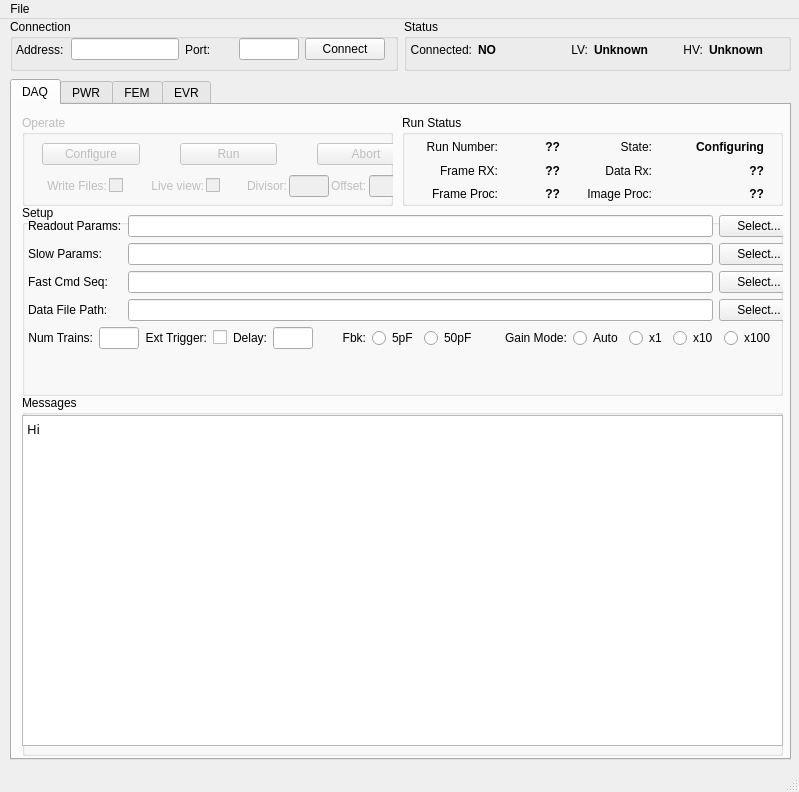
<?xml version="1.0" encoding="UTF-8"?>
<ui version="4.0">
 <class>MainWindow</class>
 <widget class="QMainWindow" name="MainWindow">
  <property name="geometry">
   <rect>
    <x>0</x>
    <y>0</y>
    <width>799</width>
    <height>792</height>
   </rect>
  </property>
  <property name="windowTitle">
   <string>STFC LPD Readout GUI</string>
  </property>
  <property name="statusTip">
   <string/>
  </property>
  <widget class="QWidget" name="centralwidget">
   <widget class="QTabWidget" name="verticalTabWidget">
    <property name="geometry">
     <rect>
      <x>10</x>
      <y>60</y>
      <width>781</width>
      <height>681</height>
     </rect>
    </property>
    <property name="currentIndex">
     <number>0</number>
    </property>
    <widget class="QWidget" name="daqTab">
     <attribute name="title">
      <string>DAQ</string>
     </attribute>
     <widget class="QGroupBox" name="setupGroupBox">
      <property name="geometry">
       <rect>
        <x>10</x>
        <y>100</y>
        <width>761</width>
        <height>191</height>
       </rect>
      </property>
      <property name="title">
       <string>Setup</string>
      </property>
      <widget class="QWidget" name="verticalLayoutWidget_2">
       <property name="geometry">
        <rect>
         <x>0</x>
         <y>10</y>
         <width>783</width>
         <height>171</height>
        </rect>
       </property>
       <layout class="QVBoxLayout" name="verticalLayout_3">
        <property name="leftMargin">
         <number>6</number>
        </property>
        <property name="rightMargin">
         <number>6</number>
        </property>
        <item>
         <layout class="QGridLayout" name="gridLayout">
          <property name="horizontalSpacing">
           <number>6</number>
          </property>
          <item row="2" column="1">
           <widget class="QLineEdit" name="fastParamEdit">
            <property name="readOnly">
             <bool>true</bool>
            </property>
           </widget>
          </item>
          <item row="2" column="0">
           <widget class="QLabel" name="fastParamLabel">
            <property name="sizePolicy">
             <sizepolicy hsizetype="Fixed" vsizetype="Preferred">
              <horstretch>0</horstretch>
              <verstretch>0</verstretch>
             </sizepolicy>
            </property>
            <property name="maximumSize">
             <size>
              <width>100</width>
              <height>16777215</height>
             </size>
            </property>
            <property name="text">
             <string>Fast Cmd Seq:</string>
            </property>
           </widget>
          </item>
          <item row="1" column="1">
           <widget class="QLineEdit" name="slowParamEdit">
            <property name="readOnly">
             <bool>true</bool>
            </property>
           </widget>
          </item>
          <item row="1" column="0">
           <widget class="QLabel" name="slowParamLabel">
            <property name="sizePolicy">
             <sizepolicy hsizetype="Fixed" vsizetype="Preferred">
              <horstretch>0</horstretch>
              <verstretch>0</verstretch>
             </sizepolicy>
            </property>
            <property name="maximumSize">
             <size>
              <width>100</width>
              <height>16777215</height>
             </size>
            </property>
            <property name="text">
             <string>Slow Params:</string>
            </property>
           </widget>
          </item>
          <item row="2" column="2">
           <widget class="QPushButton" name="fastParamBtn">
            <property name="text">
             <string>Select...</string>
            </property>
           </widget>
          </item>
          <item row="3" column="1">
           <widget class="QLineEdit" name="dataPathEdit">
            <property name="readOnly">
             <bool>true</bool>
            </property>
           </widget>
          </item>
          <item row="3" column="2">
           <widget class="QPushButton" name="dataPathBtn">
            <property name="text">
             <string>Select...</string>
            </property>
           </widget>
          </item>
          <item row="0" column="2">
           <widget class="QPushButton" name="readoutParamBtn">
            <property name="text">
             <string>Select...</string>
            </property>
           </widget>
          </item>
          <item row="1" column="2">
           <widget class="QPushButton" name="slowParamBtn">
            <property name="text">
             <string>Select...</string>
            </property>
           </widget>
          </item>
          <item row="0" column="0">
           <widget class="QLabel" name="readoutParamLabel">
            <property name="sizePolicy">
             <sizepolicy hsizetype="Fixed" vsizetype="Preferred">
              <horstretch>0</horstretch>
              <verstretch>0</verstretch>
             </sizepolicy>
            </property>
            <property name="maximumSize">
             <size>
              <width>100</width>
              <height>16777215</height>
             </size>
            </property>
            <property name="text">
             <string>Readout Params:</string>
            </property>
           </widget>
          </item>
          <item row="0" column="1">
           <widget class="QLineEdit" name="readoutParamEdit">
            <property name="readOnly">
             <bool>true</bool>
            </property>
           </widget>
          </item>
          <item row="3" column="0">
           <widget class="QLabel" name="dataPathLabel">
            <property name="sizePolicy">
             <sizepolicy hsizetype="Fixed" vsizetype="Preferred">
              <horstretch>0</horstretch>
              <verstretch>0</verstretch>
             </sizepolicy>
            </property>
            <property name="maximumSize">
             <size>
              <width>100</width>
              <height>16777215</height>
             </size>
            </property>
            <property name="text">
             <string>Data File Path:</string>
            </property>
           </widget>
          </item>
         </layout>
        </item>
        <item>
         <layout class="QGridLayout" name="gridLayout_12">
          <item row="1" column="12">
           <widget class="QRadioButton" name="gainModeAutoSel">
            <property name="text">
             <string>Auto</string>
            </property>
            <attribute name="buttonGroup">
             <string>gainOverrideButtonGroup</string>
            </attribute>
           </widget>
          </item>
          <item row="1" column="8">
           <widget class="QRadioButton" name="pixelFbk5Sel">
            <property name="text">
             <string>5pF</string>
            </property>
            <attribute name="buttonGroup">
             <string>pixelFbkButtonGroup</string>
            </attribute>
           </widget>
          </item>
          <item row="1" column="11">
           <widget class="QLabel" name="label_82">
            <property name="text">
             <string>Gain Mode:</string>
            </property>
           </widget>
          </item>
          <item row="1" column="7">
           <widget class="QLabel" name="label_30">
            <property name="sizePolicy">
             <sizepolicy hsizetype="Fixed" vsizetype="Preferred">
              <horstretch>0</horstretch>
              <verstretch>0</verstretch>
             </sizepolicy>
            </property>
            <property name="minimumSize">
             <size>
              <width>0</width>
              <height>0</height>
             </size>
            </property>
            <property name="text">
             <string>Fbk:</string>
            </property>
            <property name="alignment">
             <set>Qt::AlignRight|Qt::AlignTrailing|Qt::AlignVCenter</set>
            </property>
           </widget>
          </item>
          <item row="1" column="5">
           <widget class="QLineEdit" name="triggerDelayEdit">
            <property name="sizePolicy">
             <sizepolicy hsizetype="Fixed" vsizetype="Fixed">
              <horstretch>0</horstretch>
              <verstretch>0</verstretch>
             </sizepolicy>
            </property>
            <property name="maximumSize">
             <size>
              <width>40</width>
              <height>16777215</height>
             </size>
            </property>
           </widget>
          </item>
          <item row="1" column="3">
           <widget class="QCheckBox" name="externalTriggerSel">
            <property name="text">
             <string/>
            </property>
            <property name="checked">
             <bool>false</bool>
            </property>
            <property name="tristate">
             <bool>false</bool>
            </property>
           </widget>
          </item>
          <item row="2" column="2">
           <spacer name="verticalSpacer_2">
            <property name="orientation">
             <enum>Qt::Vertical</enum>
            </property>
            <property name="sizeHint" stdset="0">
             <size>
              <width>20</width>
              <height>40</height>
             </size>
            </property>
           </spacer>
          </item>
          <item row="1" column="4">
           <widget class="QLabel" name="label_27">
            <property name="sizePolicy">
             <sizepolicy hsizetype="Fixed" vsizetype="Preferred">
              <horstretch>0</horstretch>
              <verstretch>0</verstretch>
             </sizepolicy>
            </property>
            <property name="maximumSize">
             <size>
              <width>100</width>
              <height>16777215</height>
             </size>
            </property>
            <property name="text">
             <string>Delay:</string>
            </property>
            <property name="alignment">
             <set>Qt::AlignRight|Qt::AlignTrailing|Qt::AlignVCenter</set>
            </property>
           </widget>
          </item>
          <item row="1" column="0">
           <widget class="QLabel" name="label_29">
            <property name="sizePolicy">
             <sizepolicy hsizetype="Fixed" vsizetype="Preferred">
              <horstretch>0</horstretch>
              <verstretch>0</verstretch>
             </sizepolicy>
            </property>
            <property name="maximumSize">
             <size>
              <width>100</width>
              <height>16777215</height>
             </size>
            </property>
            <property name="text">
             <string>Num Trains:</string>
            </property>
            <property name="alignment">
             <set>Qt::AlignRight|Qt::AlignTrailing|Qt::AlignVCenter</set>
            </property>
           </widget>
          </item>
          <item row="1" column="2">
           <widget class="QLabel" name="label_24">
            <property name="sizePolicy">
             <sizepolicy hsizetype="Fixed" vsizetype="Preferred">
              <horstretch>0</horstretch>
              <verstretch>0</verstretch>
             </sizepolicy>
            </property>
            <property name="maximumSize">
             <size>
              <width>100</width>
              <height>16777215</height>
             </size>
            </property>
            <property name="text">
             <string>Ext Trigger:</string>
            </property>
            <property name="alignment">
             <set>Qt::AlignRight|Qt::AlignTrailing|Qt::AlignVCenter</set>
            </property>
           </widget>
          </item>
          <item row="1" column="1">
           <widget class="QLineEdit" name="numTrainsEdit">
            <property name="sizePolicy">
             <sizepolicy hsizetype="Fixed" vsizetype="Fixed">
              <horstretch>0</horstretch>
              <verstretch>0</verstretch>
             </sizepolicy>
            </property>
            <property name="maximumSize">
             <size>
              <width>40</width>
              <height>16777215</height>
             </size>
            </property>
           </widget>
          </item>
          <item row="1" column="15">
           <widget class="QRadioButton" name="gainModex100Sel">
            <property name="text">
             <string>x100</string>
            </property>
            <attribute name="buttonGroup">
             <string>gainOverrideButtonGroup</string>
            </attribute>
           </widget>
          </item>
          <item row="1" column="13">
           <widget class="QRadioButton" name="gainModex1Sel">
            <property name="text">
             <string>x1</string>
            </property>
            <attribute name="buttonGroup">
             <string>gainOverrideButtonGroup</string>
            </attribute>
           </widget>
          </item>
          <item row="1" column="14">
           <widget class="QRadioButton" name="gainModex10Sel">
            <property name="text">
             <string>x10</string>
            </property>
            <attribute name="buttonGroup">
             <string>gainOverrideButtonGroup</string>
            </attribute>
           </widget>
          </item>
          <item row="1" column="16">
           <spacer name="horizontalSpacer_18">
            <property name="orientation">
             <enum>Qt::Horizontal</enum>
            </property>
            <property name="sizeHint" stdset="0">
             <size>
              <width>40</width>
              <height>20</height>
             </size>
            </property>
           </spacer>
          </item>
          <item row="1" column="9">
           <widget class="QRadioButton" name="pixelFbk50Sel">
            <property name="text">
             <string>50pF</string>
            </property>
            <attribute name="buttonGroup">
             <string>pixelFbkButtonGroup</string>
            </attribute>
           </widget>
          </item>
          <item row="1" column="10">
           <spacer name="horizontalSpacer_22">
            <property name="orientation">
             <enum>Qt::Horizontal</enum>
            </property>
            <property name="sizeHint" stdset="0">
             <size>
              <width>40</width>
              <height>20</height>
             </size>
            </property>
           </spacer>
          </item>
          <item row="1" column="6">
           <spacer name="horizontalSpacer_23">
            <property name="orientation">
             <enum>Qt::Horizontal</enum>
            </property>
            <property name="sizeHint" stdset="0">
             <size>
              <width>40</width>
              <height>20</height>
             </size>
            </property>
           </spacer>
          </item>
         </layout>
        </item>
       </layout>
      </widget>
     </widget>
     <widget class="QGroupBox" name="operateGroupBox">
      <property name="enabled">
       <bool>false</bool>
      </property>
      <property name="geometry">
       <rect>
        <x>10</x>
        <y>10</y>
        <width>371</width>
        <height>91</height>
       </rect>
      </property>
      <property name="title">
       <string>Operate</string>
      </property>
      <widget class="QWidget" name="verticalLayoutWidget">
       <property name="geometry">
        <rect>
         <x>0</x>
         <y>20</y>
         <width>413</width>
         <height>71</height>
        </rect>
       </property>
       <layout class="QVBoxLayout" name="verticalLayout_2">
        <property name="spacing">
         <number>2</number>
        </property>
        <item>
         <layout class="QGridLayout" name="operateBtnBox">
          <property name="leftMargin">
           <number>20</number>
          </property>
          <property name="rightMargin">
           <number>20</number>
          </property>
          <property name="horizontalSpacing">
           <number>40</number>
          </property>
          <property name="verticalSpacing">
           <number>2</number>
          </property>
          <item row="0" column="2">
           <widget class="QPushButton" name="stopBtn">
            <property name="text">
             <string>Abort</string>
            </property>
           </widget>
          </item>
          <item row="0" column="0">
           <widget class="QPushButton" name="configBtn">
            <property name="text">
             <string>Configure</string>
            </property>
           </widget>
          </item>
          <item row="0" column="1">
           <widget class="QPushButton" name="runBtn">
            <property name="text">
             <string>Run</string>
            </property>
           </widget>
          </item>
         </layout>
        </item>
        <item>
         <layout class="QHBoxLayout" name="horizontalLayout_13">
          <item>
           <spacer name="horizontalSpacer_16">
            <property name="orientation">
             <enum>Qt::Horizontal</enum>
            </property>
            <property name="sizeHint" stdset="0">
             <size>
              <width>40</width>
              <height>20</height>
             </size>
            </property>
           </spacer>
          </item>
          <item>
           <widget class="QLabel" name="label_37">
            <property name="text">
             <string>Write Files:</string>
            </property>
            <property name="alignment">
             <set>Qt::AlignRight|Qt::AlignTrailing|Qt::AlignVCenter</set>
            </property>
           </widget>
          </item>
          <item>
           <widget class="QCheckBox" name="fileWriteSel">
            <property name="text">
             <string/>
            </property>
           </widget>
          </item>
          <item>
           <spacer name="horizontalSpacer_19">
            <property name="orientation">
             <enum>Qt::Horizontal</enum>
            </property>
            <property name="sizeHint" stdset="0">
             <size>
              <width>40</width>
              <height>20</height>
             </size>
            </property>
           </spacer>
          </item>
          <item>
           <widget class="QLabel" name="label_70">
            <property name="text">
             <string>Live view:</string>
            </property>
            <property name="alignment">
             <set>Qt::AlignRight|Qt::AlignTrailing|Qt::AlignVCenter</set>
            </property>
           </widget>
          </item>
          <item>
           <widget class="QCheckBox" name="liveViewSel">
            <property name="text">
             <string/>
            </property>
           </widget>
          </item>
          <item>
           <spacer name="horizontalSpacer_20">
            <property name="orientation">
             <enum>Qt::Horizontal</enum>
            </property>
            <property name="sizeHint" stdset="0">
             <size>
              <width>40</width>
              <height>20</height>
             </size>
            </property>
           </spacer>
          </item>
          <item>
           <widget class="QLabel" name="label_71">
            <property name="text">
             <string>Divisor:</string>
            </property>
            <property name="alignment">
             <set>Qt::AlignRight|Qt::AlignTrailing|Qt::AlignVCenter</set>
            </property>
           </widget>
          </item>
          <item>
           <widget class="QLineEdit" name="liveViewDivisorEdit">
            <property name="sizePolicy">
             <sizepolicy hsizetype="Fixed" vsizetype="Fixed">
              <horstretch>0</horstretch>
              <verstretch>0</verstretch>
             </sizepolicy>
            </property>
            <property name="maximumSize">
             <size>
              <width>40</width>
              <height>16777215</height>
             </size>
            </property>
           </widget>
          </item>
          <item>
           <widget class="QLabel" name="label_74">
            <property name="text">
             <string>Offset:</string>
            </property>
           </widget>
          </item>
          <item>
           <widget class="QLineEdit" name="liveViewOffsetEdit">
            <property name="sizePolicy">
             <sizepolicy hsizetype="Fixed" vsizetype="Fixed">
              <horstretch>0</horstretch>
              <verstretch>0</verstretch>
             </sizepolicy>
            </property>
            <property name="maximumSize">
             <size>
              <width>40</width>
              <height>16777215</height>
             </size>
            </property>
           </widget>
          </item>
          <item>
           <spacer name="horizontalSpacer_17">
            <property name="orientation">
             <enum>Qt::Horizontal</enum>
            </property>
            <property name="sizeHint" stdset="0">
             <size>
              <width>40</width>
              <height>20</height>
             </size>
            </property>
           </spacer>
          </item>
         </layout>
        </item>
       </layout>
      </widget>
     </widget>
     <widget class="QGroupBox" name="messageGroupBox">
      <property name="geometry">
       <rect>
        <x>10</x>
        <y>290</y>
        <width>761</width>
        <height>361</height>
       </rect>
      </property>
      <property name="title">
       <string>Messages</string>
      </property>
      <widget class="QPlainTextEdit" name="messageBox">
       <property name="geometry">
        <rect>
         <x>0</x>
         <y>20</y>
         <width>761</width>
         <height>331</height>
        </rect>
       </property>
       <property name="font">
        <font>
         <family>MiscFixed</family>
         <pointsize>10</pointsize>
        </font>
       </property>
       <property name="lineWrapMode">
        <enum>QPlainTextEdit::NoWrap</enum>
       </property>
       <property name="readOnly">
        <bool>true</bool>
       </property>
       <property name="plainText">
        <string>Hi
</string>
       </property>
      </widget>
     </widget>
     <widget class="QGroupBox" name="runGroupBox">
      <property name="enabled">
       <bool>true</bool>
      </property>
      <property name="geometry">
       <rect>
        <x>390</x>
        <y>10</y>
        <width>381</width>
        <height>91</height>
       </rect>
      </property>
      <property name="title">
       <string>Run Status</string>
      </property>
      <widget class="QWidget" name="gridLayoutWidget_5">
       <property name="geometry">
        <rect>
         <x>0</x>
         <y>20</y>
         <width>381</width>
         <height>71</height>
        </rect>
       </property>
       <layout class="QGridLayout" name="gridLayout_6">
        <property name="verticalSpacing">
         <number>0</number>
        </property>
        <item row="0" column="0">
         <widget class="QLabel" name="label_28">
          <property name="sizePolicy">
           <sizepolicy hsizetype="Fixed" vsizetype="Preferred">
            <horstretch>0</horstretch>
            <verstretch>0</verstretch>
           </sizepolicy>
          </property>
          <property name="minimumSize">
           <size>
            <width>80</width>
            <height>0</height>
           </size>
          </property>
          <property name="maximumSize">
           <size>
            <width>80</width>
            <height>16777215</height>
           </size>
          </property>
          <property name="text">
           <string>Run Number:</string>
          </property>
          <property name="alignment">
           <set>Qt::AlignRight|Qt::AlignTrailing|Qt::AlignVCenter</set>
          </property>
         </widget>
        </item>
        <item row="0" column="1">
         <widget class="QLabel" name="runNumber">
          <property name="sizePolicy">
           <sizepolicy hsizetype="Fixed" vsizetype="Preferred">
            <horstretch>0</horstretch>
            <verstretch>0</verstretch>
           </sizepolicy>
          </property>
          <property name="minimumSize">
           <size>
            <width>0</width>
            <height>0</height>
           </size>
          </property>
          <property name="maximumSize">
           <size>
            <width>40</width>
            <height>16777215</height>
           </size>
          </property>
          <property name="font">
           <font>
            <weight>75</weight>
            <bold>true</bold>
           </font>
          </property>
          <property name="text">
           <string>??</string>
          </property>
          <property name="alignment">
           <set>Qt::AlignRight|Qt::AlignTrailing|Qt::AlignVCenter</set>
          </property>
         </widget>
        </item>
        <item row="1" column="0">
         <widget class="QLabel" name="label_72">
          <property name="text">
           <string>Frame RX:</string>
          </property>
          <property name="alignment">
           <set>Qt::AlignRight|Qt::AlignTrailing|Qt::AlignVCenter</set>
          </property>
         </widget>
        </item>
        <item row="0" column="3">
         <widget class="QLabel" name="runState">
          <property name="sizePolicy">
           <sizepolicy hsizetype="Fixed" vsizetype="Preferred">
            <horstretch>0</horstretch>
            <verstretch>0</verstretch>
           </sizepolicy>
          </property>
          <property name="minimumSize">
           <size>
            <width>80</width>
            <height>0</height>
           </size>
          </property>
          <property name="maximumSize">
           <size>
            <width>90</width>
            <height>16777215</height>
           </size>
          </property>
          <property name="font">
           <font>
            <weight>75</weight>
            <bold>true</bold>
           </font>
          </property>
          <property name="text">
           <string>Configuring</string>
          </property>
          <property name="alignment">
           <set>Qt::AlignRight|Qt::AlignTrailing|Qt::AlignVCenter</set>
          </property>
         </widget>
        </item>
        <item row="1" column="1">
         <widget class="QLabel" name="frameRx">
          <property name="sizePolicy">
           <sizepolicy hsizetype="Fixed" vsizetype="Preferred">
            <horstretch>0</horstretch>
            <verstretch>0</verstretch>
           </sizepolicy>
          </property>
          <property name="maximumSize">
           <size>
            <width>40</width>
            <height>16777215</height>
           </size>
          </property>
          <property name="font">
           <font>
            <weight>75</weight>
            <bold>true</bold>
           </font>
          </property>
          <property name="text">
           <string>??</string>
          </property>
          <property name="alignment">
           <set>Qt::AlignRight|Qt::AlignTrailing|Qt::AlignVCenter</set>
          </property>
          <property name="indent">
           <number>-1</number>
          </property>
         </widget>
        </item>
        <item row="0" column="2">
         <widget class="QLabel" name="label_26">
          <property name="sizePolicy">
           <sizepolicy hsizetype="Fixed" vsizetype="Preferred">
            <horstretch>0</horstretch>
            <verstretch>0</verstretch>
           </sizepolicy>
          </property>
          <property name="minimumSize">
           <size>
            <width>0</width>
            <height>0</height>
           </size>
          </property>
          <property name="maximumSize">
           <size>
            <width>70</width>
            <height>16777215</height>
           </size>
          </property>
          <property name="text">
           <string>State:</string>
          </property>
          <property name="alignment">
           <set>Qt::AlignRight|Qt::AlignTrailing|Qt::AlignVCenter</set>
          </property>
         </widget>
        </item>
        <item row="2" column="3">
         <widget class="QLabel" name="imageProc">
          <property name="maximumSize">
           <size>
            <width>90</width>
            <height>16777215</height>
           </size>
          </property>
          <property name="font">
           <font>
            <weight>75</weight>
            <bold>true</bold>
           </font>
          </property>
          <property name="text">
           <string>??</string>
          </property>
          <property name="alignment">
           <set>Qt::AlignRight|Qt::AlignTrailing|Qt::AlignVCenter</set>
          </property>
          <property name="indent">
           <number>-1</number>
          </property>
         </widget>
        </item>
        <item row="2" column="2">
         <widget class="QLabel" name="label_76">
          <property name="maximumSize">
           <size>
            <width>70</width>
            <height>16777215</height>
           </size>
          </property>
          <property name="text">
           <string>Image Proc:</string>
          </property>
          <property name="alignment">
           <set>Qt::AlignRight|Qt::AlignTrailing|Qt::AlignVCenter</set>
          </property>
         </widget>
        </item>
        <item row="2" column="0">
         <widget class="QLabel" name="label_73">
          <property name="text">
           <string>Frame Proc:</string>
          </property>
          <property name="alignment">
           <set>Qt::AlignRight|Qt::AlignTrailing|Qt::AlignVCenter</set>
          </property>
         </widget>
        </item>
        <item row="2" column="1">
         <widget class="QLabel" name="frameProc">
          <property name="sizePolicy">
           <sizepolicy hsizetype="Fixed" vsizetype="Preferred">
            <horstretch>0</horstretch>
            <verstretch>0</verstretch>
           </sizepolicy>
          </property>
          <property name="maximumSize">
           <size>
            <width>40</width>
            <height>16777215</height>
           </size>
          </property>
          <property name="font">
           <font>
            <weight>75</weight>
            <bold>true</bold>
           </font>
          </property>
          <property name="text">
           <string>??</string>
          </property>
          <property name="alignment">
           <set>Qt::AlignRight|Qt::AlignTrailing|Qt::AlignVCenter</set>
          </property>
          <property name="indent">
           <number>-1</number>
          </property>
         </widget>
        </item>
        <item row="1" column="3">
         <widget class="QLabel" name="dataRx">
          <property name="maximumSize">
           <size>
            <width>90</width>
            <height>16777215</height>
           </size>
          </property>
          <property name="font">
           <font>
            <weight>75</weight>
            <bold>true</bold>
           </font>
          </property>
          <property name="text">
           <string>??</string>
          </property>
          <property name="alignment">
           <set>Qt::AlignRight|Qt::AlignTrailing|Qt::AlignVCenter</set>
          </property>
          <property name="indent">
           <number>-1</number>
          </property>
         </widget>
        </item>
        <item row="1" column="2">
         <widget class="QLabel" name="label_75">
          <property name="maximumSize">
           <size>
            <width>70</width>
            <height>16777215</height>
           </size>
          </property>
          <property name="text">
           <string>Data Rx:</string>
          </property>
          <property name="alignment">
           <set>Qt::AlignRight|Qt::AlignTrailing|Qt::AlignVCenter</set>
          </property>
         </widget>
        </item>
       </layout>
      </widget>
     </widget>
    </widget>
    <widget class="QWidget" name="pwrTab">
     <attribute name="title">
      <string>PWR</string>
     </attribute>
    </widget>
    <widget class="QWidget" name="configTab">
     <attribute name="title">
      <string>FEM</string>
     </attribute>
     <layout class="QVBoxLayout" name="verticalLayout">
      <item>
       <spacer name="verticalSpacer">
        <property name="orientation">
         <enum>Qt::Vertical</enum>
        </property>
        <property name="sizeHint" stdset="0">
         <size>
          <width>20</width>
          <height>130</height>
         </size>
        </property>
       </spacer>
      </item>
     </layout>
    </widget>
    <widget class="QWidget" name="evrTab">
     <attribute name="title">
      <string>EVR</string>
     </attribute>
    </widget>
   </widget>
   <widget class="QWidget" name="horizontalLayoutWidget_2">
    <property name="geometry">
     <rect>
      <x>10</x>
      <y>0</y>
      <width>781</width>
      <height>52</height>
     </rect>
    </property>
    <layout class="QHBoxLayout" name="horizontalLayout_3">
     <item>
      <widget class="QGroupBox" name="groupBox">
       <property name="enabled">
        <bool>true</bool>
       </property>
       <property name="minimumSize">
        <size>
         <width>0</width>
         <height>50</height>
        </size>
       </property>
       <property name="title">
        <string>Connection</string>
       </property>
       <widget class="QWidget" name="horizontalLayoutWidget">
        <property name="geometry">
         <rect>
          <x>0</x>
          <y>10</y>
          <width>381</width>
          <height>41</height>
         </rect>
        </property>
        <layout class="QHBoxLayout" name="connectLayout">
         <property name="leftMargin">
          <number>6</number>
         </property>
         <property name="rightMargin">
          <number>6</number>
         </property>
         <item>
          <widget class="QLabel" name="label">
           <property name="text">
            <string>Address:</string>
           </property>
          </widget>
         </item>
         <item>
          <widget class="QLineEdit" name="connectAddr">
           <property name="sizePolicy">
            <sizepolicy hsizetype="Fixed" vsizetype="Fixed">
             <horstretch>0</horstretch>
             <verstretch>0</verstretch>
            </sizepolicy>
           </property>
           <property name="minimumSize">
            <size>
             <width>90</width>
             <height>0</height>
            </size>
           </property>
           <property name="maximumSize">
            <size>
             <width>140</width>
             <height>16777215</height>
            </size>
           </property>
           <property name="text">
            <string/>
           </property>
           <property name="maxLength">
            <number>200</number>
           </property>
           <property name="frame">
            <bool>true</bool>
           </property>
           <property name="alignment">
            <set>Qt::AlignLeading|Qt::AlignLeft|Qt::AlignVCenter</set>
           </property>
           <property name="placeholderText" stdset="0">
            <string/>
           </property>
          </widget>
         </item>
         <item>
          <widget class="QLabel" name="label_2">
           <property name="text">
            <string>Port:</string>
           </property>
          </widget>
         </item>
         <item>
          <widget class="QLineEdit" name="connectPort">
           <property name="sizePolicy">
            <sizepolicy hsizetype="Fixed" vsizetype="Fixed">
             <horstretch>0</horstretch>
             <verstretch>0</verstretch>
            </sizepolicy>
           </property>
           <property name="maximumSize">
            <size>
             <width>60</width>
             <height>16777215</height>
            </size>
           </property>
           <property name="text">
            <string/>
           </property>
           <property name="alignment">
            <set>Qt::AlignLeading|Qt::AlignLeft|Qt::AlignVCenter</set>
           </property>
           <property name="placeholderText" stdset="0">
            <string/>
           </property>
          </widget>
         </item>
         <item>
          <widget class="QPushButton" name="connectButton">
           <property name="text">
            <string>  Connect  </string>
           </property>
          </widget>
         </item>
        </layout>
       </widget>
      </widget>
     </item>
     <item>
      <widget class="QGroupBox" name="groupBox_2">
       <property name="title">
        <string>Status</string>
       </property>
       <widget class="QWidget" name="horizontalLayoutWidget_3">
        <property name="geometry">
         <rect>
          <x>0</x>
          <y>10</y>
          <width>391</width>
          <height>41</height>
         </rect>
        </property>
        <layout class="QHBoxLayout" name="horizontalLayout_4">
         <property name="leftMargin">
          <number>6</number>
         </property>
         <property name="topMargin">
          <number>0</number>
         </property>
         <property name="rightMargin">
          <number>6</number>
         </property>
         <item>
          <widget class="QLabel" name="label_22">
           <property name="text">
            <string>Connected:</string>
           </property>
           <property name="alignment">
            <set>Qt::AlignRight|Qt::AlignTrailing|Qt::AlignVCenter</set>
           </property>
          </widget>
         </item>
         <item>
          <widget class="QLabel" name="connectStatus">
           <property name="sizePolicy">
            <sizepolicy hsizetype="Fixed" vsizetype="Preferred">
             <horstretch>0</horstretch>
             <verstretch>0</verstretch>
            </sizepolicy>
           </property>
           <property name="minimumSize">
            <size>
             <width>80</width>
             <height>0</height>
            </size>
           </property>
           <property name="font">
            <font>
             <weight>75</weight>
             <bold>true</bold>
            </font>
           </property>
           <property name="text">
            <string>NO</string>
           </property>
          </widget>
         </item>
         <item>
          <widget class="QLabel" name="label_23">
           <property name="text">
            <string>LV:</string>
           </property>
           <property name="alignment">
            <set>Qt::AlignRight|Qt::AlignTrailing|Qt::AlignVCenter</set>
           </property>
          </widget>
         </item>
         <item>
          <widget class="QLabel" name="lvStatus">
           <property name="sizePolicy">
            <sizepolicy hsizetype="Fixed" vsizetype="Preferred">
             <horstretch>0</horstretch>
             <verstretch>0</verstretch>
            </sizepolicy>
           </property>
           <property name="minimumSize">
            <size>
             <width>80</width>
             <height>0</height>
            </size>
           </property>
           <property name="font">
            <font>
             <weight>75</weight>
             <bold>true</bold>
            </font>
           </property>
           <property name="text">
            <string>Unknown</string>
           </property>
          </widget>
         </item>
         <item>
          <widget class="QLabel" name="label_25">
           <property name="text">
            <string>HV:</string>
           </property>
           <property name="alignment">
            <set>Qt::AlignRight|Qt::AlignTrailing|Qt::AlignVCenter</set>
           </property>
          </widget>
         </item>
         <item>
          <widget class="QLabel" name="hvStatus">
           <property name="sizePolicy">
            <sizepolicy hsizetype="Fixed" vsizetype="Preferred">
             <horstretch>0</horstretch>
             <verstretch>0</verstretch>
            </sizepolicy>
           </property>
           <property name="minimumSize">
            <size>
             <width>80</width>
             <height>0</height>
            </size>
           </property>
           <property name="font">
            <font>
             <weight>75</weight>
             <bold>true</bold>
            </font>
           </property>
           <property name="text">
            <string>Unknown</string>
           </property>
          </widget>
         </item>
        </layout>
       </widget>
      </widget>
     </item>
    </layout>
   </widget>
  </widget>
  <widget class="QMenuBar" name="menubar">
   <property name="geometry">
    <rect>
     <x>0</x>
     <y>0</y>
     <width>799</width>
     <height>23</height>
    </rect>
   </property>
   <widget class="QMenu" name="menuFile">
    <property name="title">
     <string>File</string>
    </property>
    <addaction name="actionQuit"/>
   </widget>
   <addaction name="menuFile"/>
  </widget>
  <widget class="QStatusBar" name="statusbar"/>
  <action name="actionQuit">
   <property name="text">
    <string>Quit</string>
   </property>
   <property name="shortcut">
    <string>Ctrl+Q</string>
   </property>
   <property name="shortcutContext">
    <enum>Qt::WindowShortcut</enum>
   </property>
  </action>
 </widget>
 <resources/>
 <connections/>
 <buttongroups>
  <buttongroup name="pixelFbkButtonGroup"/>
  <buttongroup name="gainOverrideButtonGroup"/>
 </buttongroups>
</ui>
